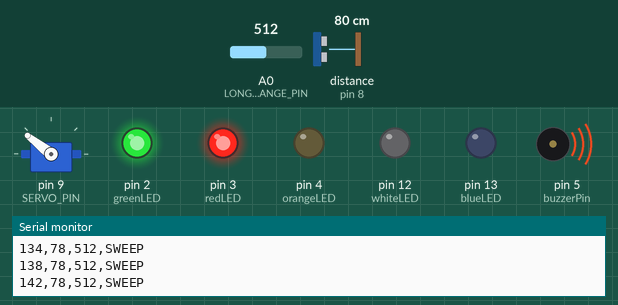
Simulated run of this sketch. Board: Arduino Uno, built with avr-gcc and run on an emulated ATmega328P. On the bench: servo, output pins drawn as LEDs (lit = HIGH), buzzer (waves = sounding), the last lines printed to the serial monitor. Wiring (inferred from the names in the program): ultrasonic range finder: trigger pin 7; echo pin 8. Dashed ring = blinking. Inputs (shaded band) come from the test bench; at power-on: distance to the obstacle (sensor on pin 8) 80 cm, A0 (LONG_RANGE_PIN) = 512. The echo pulse lasts 58.3 µs per cm; pins used as bus, display or sensor lines are not drawn.

Above: at 1.97 s.
2.3 s: distance to the obstacle (sensor on pin 8) set to 4 cm
At 2.77 s:
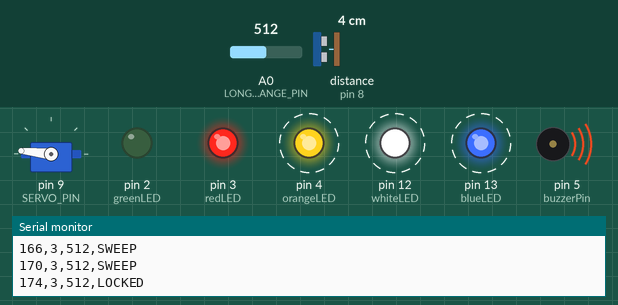
5.3 s: distance to the obstacle (sensor on pin 8) set to 7 cm
At 6.11 s:
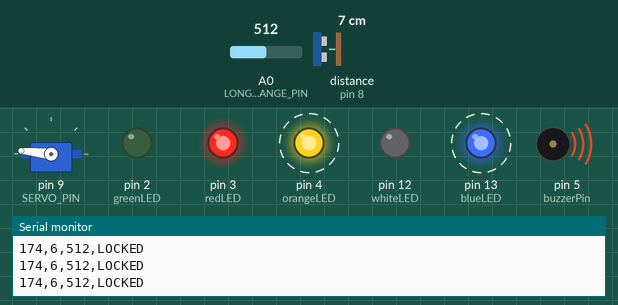
8.3 s: distance to the obstacle (sensor on pin 8) set to 2 cm
At 8.52 s:
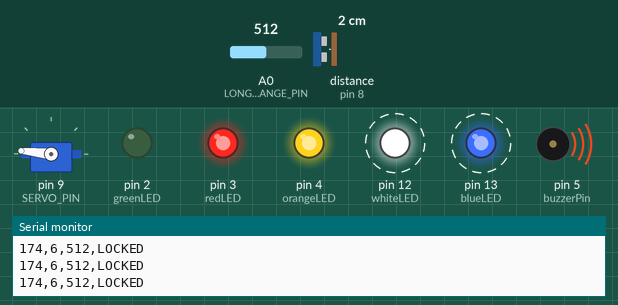
11.3 s: distance to the obstacle (sensor on pin 8) set to 18 cm
At 11.5 s:
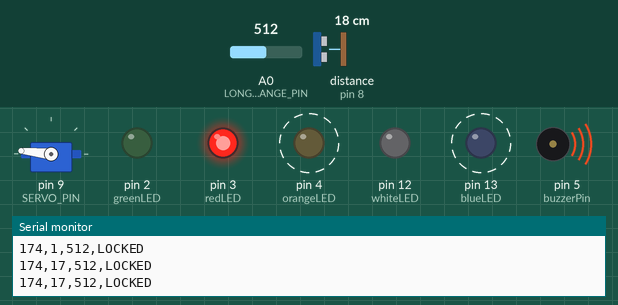
14.3 s: A0 (LONG_RANGE_PIN) set to 108
17.3 s: A0 (LONG_RANGE_PIN) set to 92
Timing chart, 0 to 21.3 s (numbered marks = the images above; inputs shaded):
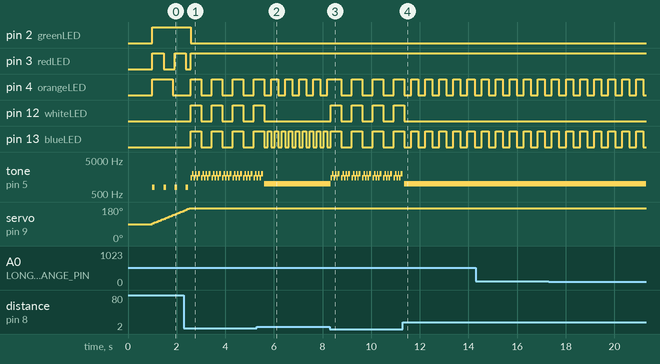

The sketch:

radar_system.ino
```cpp
#include <Servo.h>
#include <Wire.h>


#define SERVO_PIN 9
#define SWEEP_TRIG 7
#define SWEEP_ECHO 8
#define LONG_RANGE_PIN A0   // Secondary precision sensor interface (LiDAR / ToF)


const int greenLED = 2;
const int redLED = 3;
const int orangeLED = 4;
const int buzzerPin = 5;
const int blueLED = 13;
const int whiteLED = 12;


Servo radar;
int angle = 90;
int targetAngle = 90;
bool targetLocked = false;
int sweepDir = 1;


unsigned long lastBeep = 0;
unsigned long lastBlink = 0;
unsigned long lastBlueBlink = 0;
unsigned long lastWhiteBlink = 0;


bool redState = false;
bool orangeState = false;
bool blueState = false;
bool whiteState = false;
int stableCount = 0;

void setup() {
  Serial.begin(9600);

  radar.attach(SERVO_PIN);

  pinMode(SWEEP_TRIG, OUTPUT);
  pinMode(SWEEP_ECHO, INPUT);
  pinMode(LONG_RANGE_PIN, INPUT);

  pinMode(greenLED, OUTPUT);
  pinMode(redLED, OUTPUT);
  pinMode(orangeLED, OUTPUT);
  pinMode(blueLED, OUTPUT);
  pinMode(whiteLED, OUTPUT);
  pinMode(buzzerPin, OUTPUT);

  radar.write(90);
  delay(1000);
  Serial.println("System Initialized: Angle,SweepDistance,LongRangeVal,Status");
}

void loop() {
  int sweepDist = getUltrasonicDistance();
  int longRangeValue = analogRead(LONG_RANGE_PIN);

  if (!targetLocked) {
    angle += 4 * sweepDir;
    if (angle >= 180) { angle = 180; sweepDir = -1; }
    if (angle <= 0)   { angle = 0;   sweepDir = 1;  }
    radar.write(angle);

    if (sweepDist < 30 && sweepDist > 2) {
      stableCount++;
      if (stableCount >= 3) {
        targetAngle = angle;
        targetLocked = true;
        stableCount = 0;
      }
    } else {
      stableCount = 0;
    }

    digitalWrite(greenLED, HIGH);
    digitalWrite(blueLED, LOW);
    digitalWrite(whiteLED, LOW);

    if (millis() - lastBeep >= 400) {
      tone(buzzerPin, 800, 100);
      redState = !redState;
      digitalWrite(redLED, redState);
      lastBeep = millis();
    }

    if (millis() - lastBlink >= 800) {
      orangeState = !orangeState;
      digitalWrite(orangeLED, orangeState);
      lastBlink = millis();
    }

  } else {
    int error = targetAngle - angle;
    if (sweepDist < 50) targetAngle = angle;

    if (abs(error) > 8) {
      angle += (error > 0) ? 6 : -6;
      angle = constrain(angle, 0, 180);
    }
    radar.write(angle);

    if (sweepDist > 55 && longRangeValue < 200) {
      targetLocked = false;
      sweepDir = 1;
    }

    digitalWrite(greenLED, LOW);
    digitalWrite(redLED, HIGH);
    tone(buzzerPin, 1000);

    if (millis() - lastBlink >= 250) {
      orangeState = !orangeState;
      digitalWrite(orangeLED, orangeState);
      lastBlink = millis();
    }

    int safeDist = constrain(sweepDist, 5, 50);
    int blueInterval = map(safeDist, 5, 50, 100, 600);
    if (millis() - lastBlueBlink >= blueInterval) {
      blueState = !blueState;
      digitalWrite(blueLED, blueState);
      lastBlueBlink = millis();
    }

    if (sweepDist < 5) {
      if (millis() - lastWhiteBlink >= 100) {
        whiteState = !whiteState;
        digitalWrite(whiteLED, whiteState);
        lastWhiteBlink = millis();
      }
      for (int i = 0; i < 3; i++) {
        tone(buzzerPin, 1500, 80);
        delay(60);
        tone(buzzerPin, 2000, 80);
        delay(60);
      }
    } else {
      if (whiteState) {
        whiteState = false;
        digitalWrite(whiteLED, LOW);
      }
    }
  }

  Serial.print(angle);
  Serial.print(",");
  Serial.print(sweepDist);
  Serial.print(",");
  Serial.print(longRangeValue);
  Serial.print(",");
  Serial.println(targetLocked ? "LOCKED" : "SWEEP");

  delay(70);
}

int getUltrasonicDistance() {
  digitalWrite(SWEEP_TRIG, LOW);
  delayMicroseconds(2);
  digitalWrite(SWEEP_TRIG, HIGH);
  delayMicroseconds(10);
  digitalWrite(SWEEP_TRIG, LOW);
  long duration = pulseIn(SWEEP_ECHO, HIGH, 30000);
  return (duration == 0) ? 999 : duration * 0.034 / 2;
}
```

Measured:
- the behaviour switches between 5 and 6 cm on distance to the obstacle (sensor on pin 8) (found by bisection; images 1 and 2)
- after the input at 2.3 s, pin 2 (greenLED): HIGH → LOW after 0.29 s; pin 4 (orangeLED), pin 12 (whiteLED), pin 13 (blueLED): alternates HIGH for 0.43 s and LOW for 0.43 s, starting after 0.29 s; servo on pin 9 (SERVO_PIN): goes on until 2.5 s, then stays 174°
- after the input at 5.3 s, pin 4 (orangeLED): alternates HIGH for 0.29 s and LOW for 0.29 s, starting after 0.60 s; pin 12 (whiteLED): goes on until 5.6 s, then stays LOW; pin 13 (blueLED): alternates HIGH for 0.14 s and LOW for 0.14 s, starting after 0.45 s
- after the input at 8.3 s, pin 4 (orangeLED): alternates HIGH for 0.43 s and LOW for 0.43 s, starting after 0.47 s; pin 12 (whiteLED): alternates HIGH for 0.43 s and LOW for 0.43 s, starting at once
- after the input at 11.3 s, pin 4 (orangeLED), pin 13 (blueLED): alternates HIGH for 0.29 s and LOW for 0.29 s, starting after 0.34 s; pin 12 (whiteLED): goes on until 11.4 s, then stays LOW
- by itself, tone on pin 5 (buzzerPin): plays 2000 Hz for 0.06 s, 1500 Hz for 0.06 s, 2000 Hz for 0.08 s, 1000 Hz for 2.7 s
